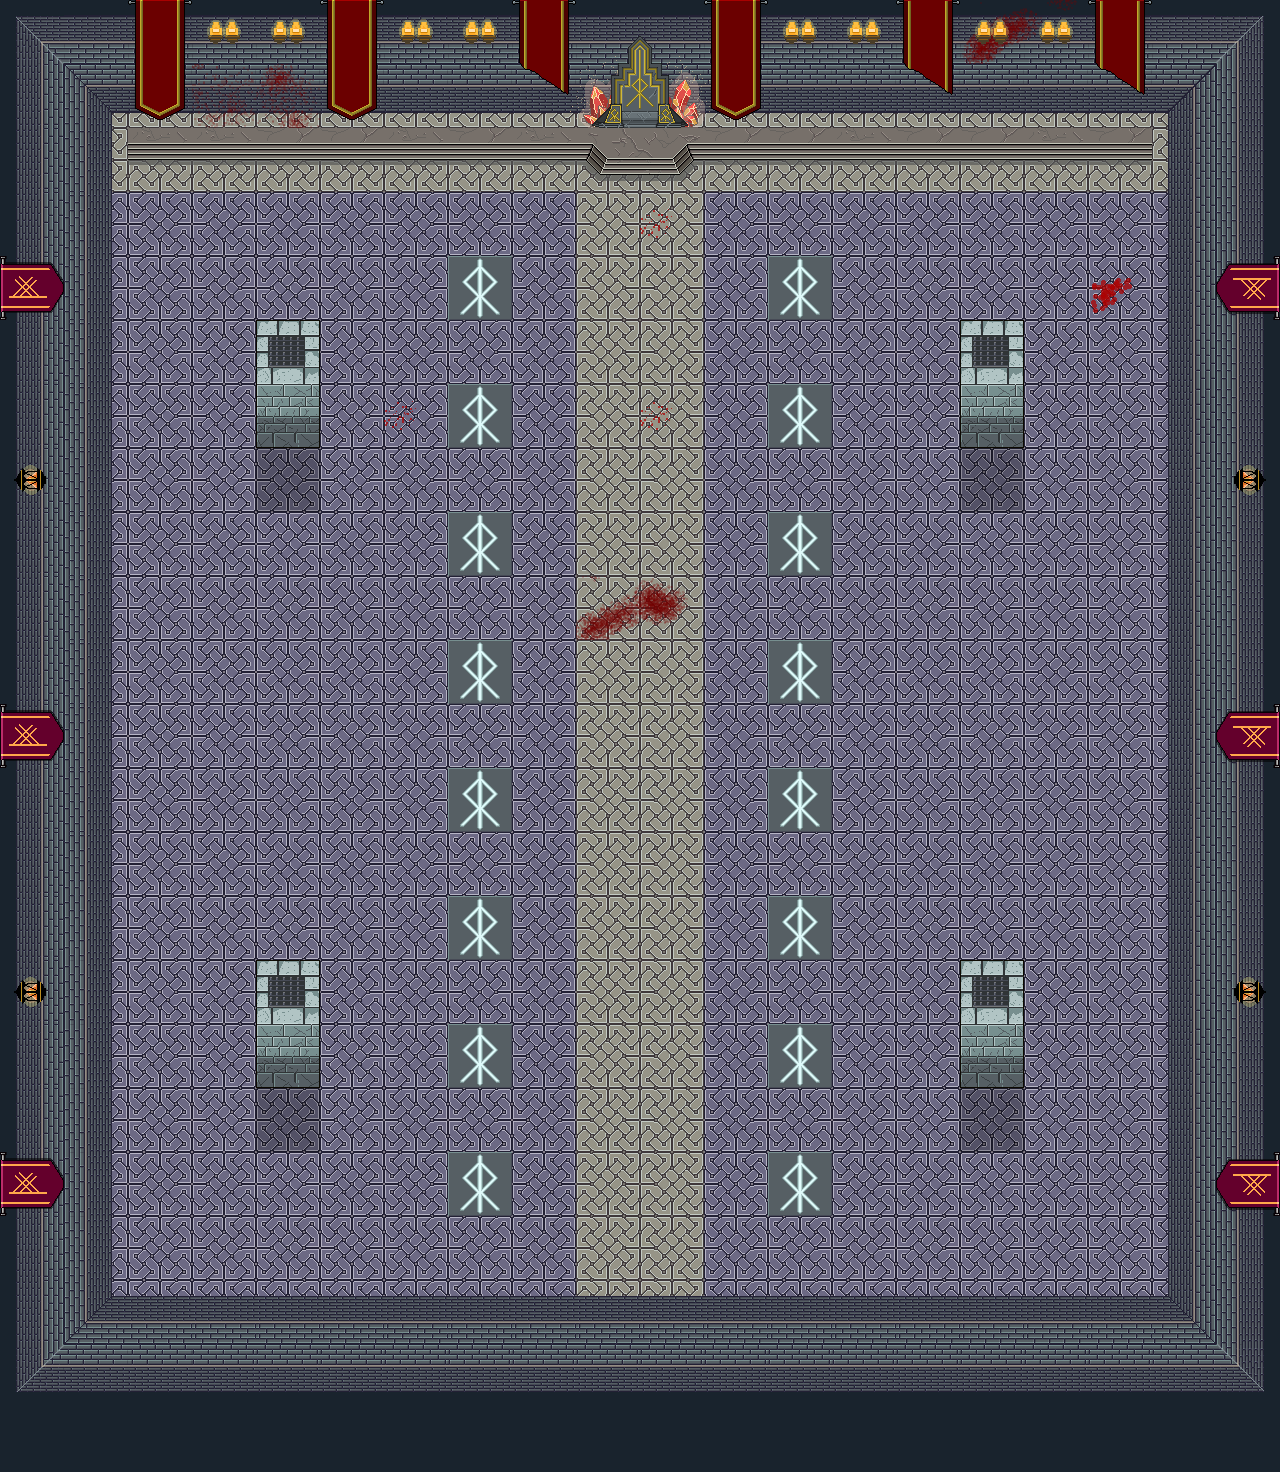

Tiled map render using the project's own tile images. Description and the map definition, with tile-layer contents summarised, below:
An orthogonal 20x23 tile map with 64x64 px tiles, 12 tile layers (Chão, Vazio, Paredes, Cristal1, ...), 5 tilesets.

<map version="1.10" tiledversion="1.11.2" orientation="orthogonal" renderorder="right-down" width="20" height="23" tilewidth="64" tileheight="64" infinite="0" nextlayerid="13" nextobjectid="1">
 <tileset firstgid="1" source="../Assets/assets-64bits.tsx" />
 <tileset firstgid="241" source="../Assets/assets-64b.tsx" />
 <tileset firstgid="290" source="../Assets/teste.tsx" />
 <tileset firstgid="370" source="../Assets/lamp-Sheet.tsx" />
 <tileset firstgid="375" source="../Assets/torch-Sheet.tsx" />
 <layer id="4" name="Chão" width="20" height="23">
  <data>[460 cells, 365 non-empty, 3 distinct tile ids]</data>
 </layer>
 <layer id="5" name="Vazio" width="20" height="23">
  <data>[460 cells, 100 non-empty, 1 distinct tile ids]</data>
 </layer>
 <layer id="3" name="Paredes" width="20" height="23">
  <data>[460 cells, 152 non-empty, 11 distinct tile ids]</data>
 </layer>
 <layer id="6" name="Cristal1" width="20" height="23">
  <data>[460 cells, 12 non-empty, 9 distinct tile ids]</data>
 </layer>
 <layer id="7" name="Cristal2" width="20" height="23">
  <data>[460 cells, 9 non-empty, 9 distinct tile ids]</data>
 </layer>
 <layer id="8" name="Adorno" width="20" height="23">
  <data>[460 cells, 18 non-empty, 5 distinct tile ids]</data>
 </layer>
 <layer id="11" name="sombra" width="20" height="23">
  <data>[460 cells, 4 non-empty, 1 distinct tile ids]</data>
 </layer>
 <layer id="9" name="sangue" width="20" height="23">
  <data>[460 cells, 10 non-empty, 8 distinct tile ids]</data>
 </layer>
 <layer id="10" name="Pilar" width="20" height="23">
  <data>[460 cells, 8 non-empty, 2 distinct tile ids]</data>
 </layer>
 <layer id="1" name="Trono" width="20" height="23">
  <data>[460 cells, 4 non-empty, 4 distinct tile ids]</data>
 </layer>
 <layer id="12" name="Iluminação" width="20" height="23">
  <data>[460 cells, 12 non-empty, 2 distinct tile ids]</data>
 </layer>
 <layer id="2" name="Tile Layer 2" width="20" height="23">
  <data>[460 cells, 18 non-empty, 5 distinct tile ids]</data>
 </layer>
</map>
